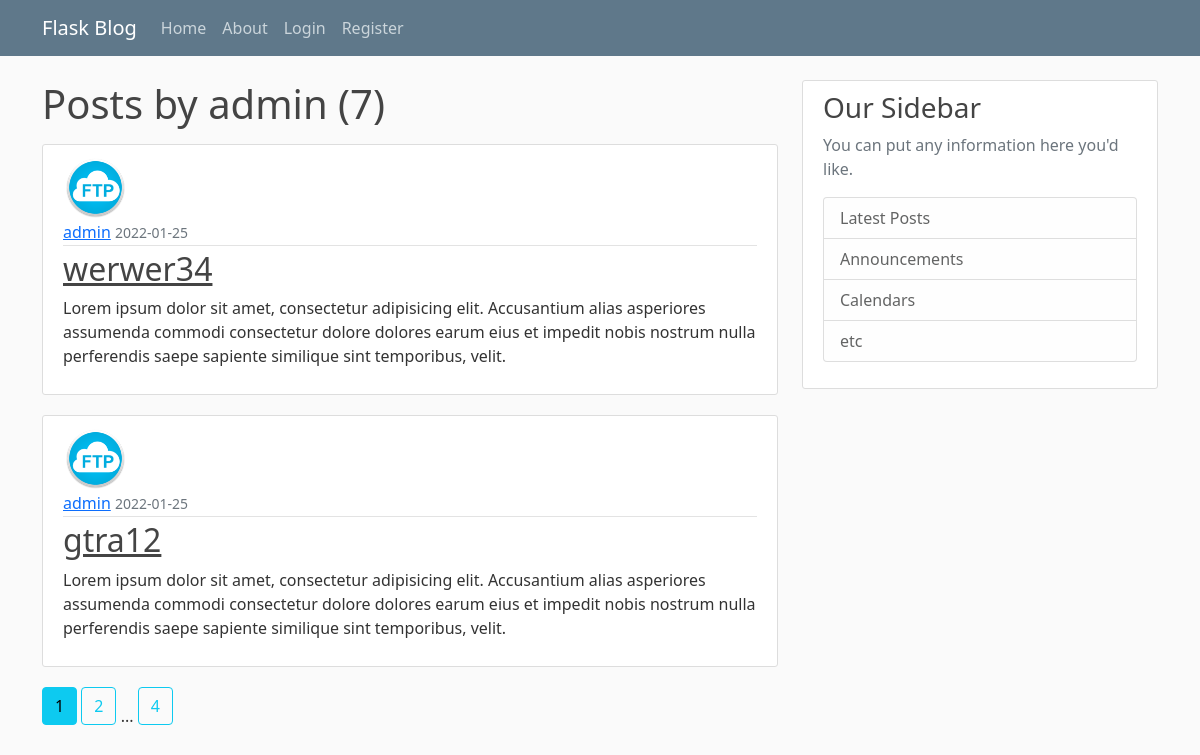
Screenshot of /user/admin with the database file from the repository.
### flaskblog/models.py (models this page shows, shortened)
class User(db.Model, UserMixin):
    id = db.Column(db.Integer, primary_key=True )
    username = db.Column(db.String(20), unique=True, nullable=False)
    email = db.Column(db.String(120), unique=True, nullable=False)
    image_file = db.Column(db.String(120), nullable=False, default='default.jpg')
    password = db.Column(db.String(60), nullable=False)
    posts= db.relationship('Post', backref='author', lazy=True )

class Post(db.Model):
    id = db.Column(db.Integer, primary_key=True)
    title = db.Column(db.String(100), nullable=False)
    date_posted = db.Column(db.DateTime, nullable=False, default=datetime.utcnow)
    content = db.Column(db.Text, nullable=False)
    user_id = db.Column(db.Integer, db.ForeignKey('user.id'), nullable=False)

### flaskblog/users/routes.py (the view)
@users.route('/user/<string:username>')
def user_posts(username):
    page=request.args.get('page', 1, type=int)
    user= User.query.filter_by(username=username).first_or_404()
    posts = Post.query.filter_by(author=user)\
        .order_by(Post.date_posted.desc())\
        .paginate(page=page, per_page=2)
    return render_template("user_posts.html", posts = posts, user=user)

### flaskblog/templates/user_posts.html
{% extends "base.html" %}
{% block content %}
    <h1 class="mb-3">Posts by {{ user.username }} ({{ posts.total }})</h1>
        {% for post in posts.items %}
            <article class="media content-section">
                <img src="{{ url_for('static', filename='profile_pics/' +post.author.image_file) }}" class="rounded-circle article-img" alt="">
              <div class="media-body">
                <div class="article-metadata">
                  <a class="mr-2" href="{{ url_for('users.user_posts',username=post.author.username) }}">{{ post.author.username }}</a>
                  <small class="text-muted">{{ post.date_posted.strftime('%Y-%m-%d') }}</small>
                </div>
                <h2><a class="article-title" href="{{ url_for('posts.post', post_id=post.id) }}">{{ post.title }}</a></h2>
                <p class="article-content">{{ post.content }}</p>
              </div>
            </article>
        {% endfor %}
        {% for page_num in posts.iter_pages(left_edge=1, right_edge=1, left_current=1,right_current=2) %}
            {% if page_num %}
                {% if posts.page == page_num %}
                 <a class="btn btn-info mb-4" href="{{ url_for('users.user_posts', username=user.username, page=page_num) }}">{{ page_num }}</a>
                {% else %}
                  <a class="btn btn-outline-info mb-4" href="{{ url_for('users.user_posts', username=user.username, page=page_num) }}">{{ page_num }}</a>
                {% endif %}
            {% else %}
                ...
            {% endif %}
        {% endfor %}
{% endblock %}

### flaskblog/templates/base.html (shortened to what this page needs)
<!DOCTYPE html>
<html lang="en">
<head>
    <link rel="stylesheet" href="https://cdn.jsdelivr.net/npm/bootstrap@5.1.3/dist/css/bootstrap.min.css">
    <link rel="stylesheet" type="text/css" href="{{ url_for('static', filename='main.css') }}">
</head>
<body>
    <header class="site-header">
      <nav class="navbar navbar-expand-md navbar-dark bg-steel fixed-top">
        <div class="container">
          <a class="navbar-brand mr-4" href="/">Flask Blog</a>
          <div class="collapse navbar-collapse" id="navbarToggle">
            <div class="navbar-nav mr-auto">
              <a class="nav-item nav-link" href="{{ url_for('main.home')}}">Home</a>
              <a class="nav-item nav-link" href="{{ url_for('main.about')}}">About</a>
            </div>
            <div class="navbar-nav">
                {% if current_user.is_authenticated %}
                    <a class="nav-item nav-link" href="{{ url_for('posts.new_post')}}">New Post</a>
                    <a class="nav-item nav-link" href="{{ url_for('users.account')}}">Account</a>
                    <a class="nav-item nav-link" href="{{ url_for('users.logout')}}">Logout</a>
                {% else %}
                  <a class="nav-item nav-link" href="{{ url_for('users.login')}}">Login</a>
                  <a class="nav-item nav-link" href="{{ url_for('users.register')}}">Register</a>
                {% endif %}
            </div>
          </div>
        </div>
      </nav>
    </header>
    <main role="main" class="container">
      <div class="row">
        <div class="col-md-8">
          {% block content %}{% endblock %}
        </div>
        <div class="col-md-4">
          <div class="content-section">
            <h3>Our Sidebar</h3>
            <p class='text-muted'>You can put any information here you'd like.
              <ul class="list-group">
                <li class="list-group-item list-group-item-light">Latest Posts</li>
                <li class="list-group-item list-group-item-light">Announcements</li>
                <li class="list-group-item list-group-item-light">Calendars</li>
                <li class="list-group-item list-group-item-light">etc</li>
              </ul>
            </p>
          </div>
        </div>
      </div>
    </main>
</body>
</html>

### flaskblog/static/main.css (style rules this page uses)
body { background: #fafafa; color: #333333; margin-top: 5rem; }
h1, h2, h3, h4, h5, h6 { color: #444444; }
.bg-steel { background-color: #5f788a; }
.site-header .navbar-nav .nav-link { color: #cbd5db; }
.content-section { background: #ffffff; padding: 10px 20px; border: 1px solid #dddddd; border-radius: 3px; margin-bottom: 20px; }
.article-title { color: #444444; }
.article-content { white-space: pre-line; }
.article-img { height: 65px; width: 65px; margin-right: 16px; }
.article-metadata { padding-bottom: 1px; margin-bottom: 4px; border-bottom: 1px solid #e3e3e3 }

### rows the page displays
User: username "admin"
Post: image_file (picture), author.username "admin", date_posted "2022-01-25", title "werwer34", content "Lorem ipsum dolor sit amet, consectetur adipisicing elit. Accusantium alias asperiores assumenda commodi consectetur dolore dolores earum eius et impedit nobis nostrum nulla perferendis saepe sapiente similique sint temporibus, velit."
Post: image_file (picture), author.username "admin", date_posted "2022-01-25", title "gtra12", content "Lorem ipsum dolor sit amet, consectetur adipisicing elit. Accusantium alias asperiores assumenda commodi consectetur dolore dolores earum eius et impedit nobis nostrum nulla perferendis saepe sapiente similique sint temporibus, velit."

### other values shown
{{ posts.total }} "7"
{{ page_num }} "1"
{{ page_num }} "2" "4"
